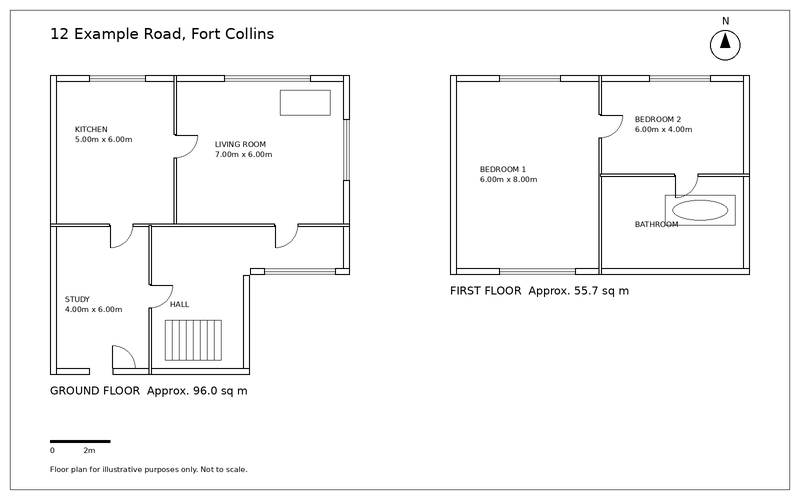
#> input picture docs/images/plan-sheet-double.png, 800 x 500 px, given in place of 01_home.png, which was not available
$ python readme_images.py ../docs/images/plan-sheet-double.png
#> lines starting #> are read from the running program, lines starting #| are printed output that depends on the picture
#!/usr/bin/env python3
"""Regenerate the pictures in docs/images/ used by README.md.

    pio test -e native && sim/run.sh && python tools/build_artifact.py
    python tools/readme_images.py

Every picture comes from the project's own code: device screens from the desktop simulator
(sim/), the hero from the WebAssembly build of the device app (dist/artifact.html), and the
tracing figures from the setup page (web/index.html) run on generated plan sheets. Needs
Pillow and Playwright with Chrome.
"""
import json
import os
import sys
import tempfile

from PIL import Image
from playwright.sync_api import sync_playwright

ROOT = os.path.dirname(os.path.dirname(os.path.abspath(__file__)))
OUT = os.path.join(ROOT, "docs", "images")
SIM = os.path.join(ROOT, "sim", "out")
sys.path.insert(0, os.path.join(ROOT, "test", "web"))
import make_plans as mp  # noqa: E402

# simulator frame -> README name
SCREENS = {
    "01_home": "screen-home",
    "03_place_2d": "screen-place-2d",
    "05_place_iso_height": "screen-place-height",
    "07_bind_list": "screen-bind",
    "09_survey_2d": "screen-survey-2d",
    "08_survey_iso": "screen-survey-iso",
    "11_view_field_iso_rotated": "screen-view-iso",
    "12_view_field_2d_best": "screen-view-2d",
    "13_view_field_2d_router": "screen-view-router",
    "14_view_dots_iso_router": "screen-view-dots",
    "15_view_mesh_split_iso": "screen-mesh-iso",
    "16_view_mesh_split_2d": "screen-mesh-2d",
    "17_sample_detail": "screen-detail",
    "18_view_basement_iso": "screen-basement",
}


def screens():
    for src, dst in SCREENS.items():
        im = Image.open(os.path.join(SIM, src + ".png")).convert("RGB")
#> im is the input picture: PIL image 800x500 RGB; min 0, max 255, mean 247.5
        im.resize((640, 480), Image.LANCZOS).save(os.path.join(OUT, dst + ".png"), optimize=True)
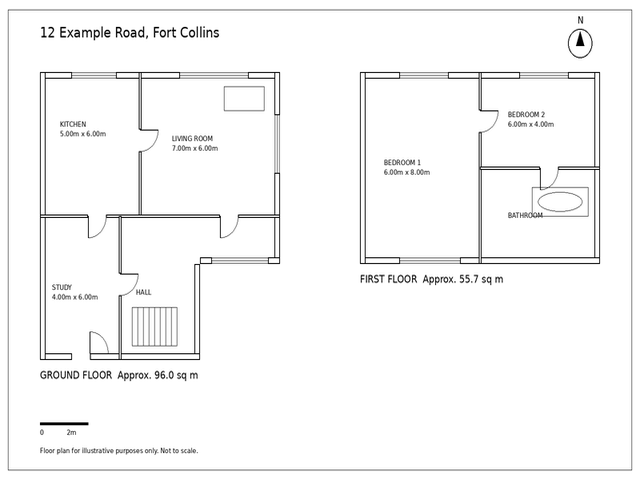
#> saved as screen-home.png: PIL image 640x480 RGB; min 0, max 255, mean 247.1
#> pass 2 of the loop in screens, `for src, dst in SCREENS.items():`:
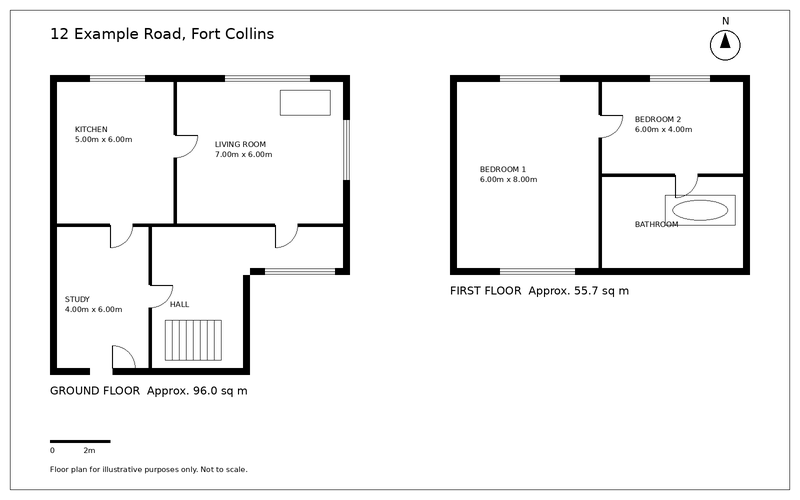
#> input picture docs/images/plan-sheet-solid.png, 800 x 500 px, given in place of 03_place_2d.png, which was not available
#> in screens, im is the input picture: PIL image 800x500 RGB; min 0, max 255, mean 241.8
#> in screens, `im.resize((640, 480), Image.LANCZOS).save(os.path.join(OUT, dst + ".pn..`:
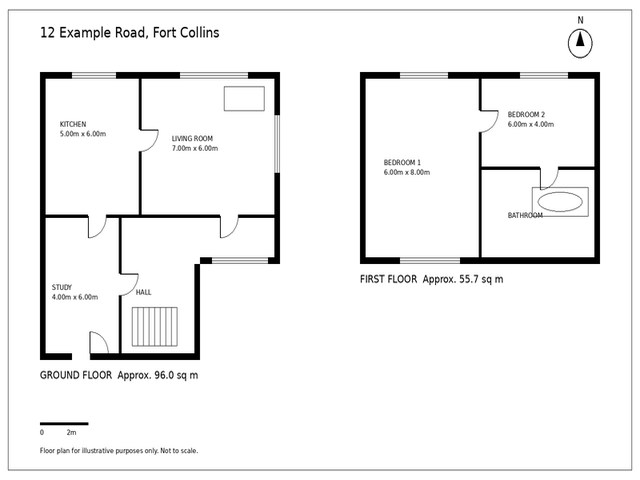
#> saved as screen-place-2d.png: PIL image 640x480 RGB; min 0, max 255, mean 241.6


# [104 lines left out: functions tap_fn, hero, traces, not called in this run]


def main():
    os.makedirs(OUT, exist_ok=True)
    screens()
    with sync_playwright() as pw:
        b = pw.chromium.launch(channel="chrome", headless=True)
        hero(b)
        traces(b)
        b.close()
    for f in sorted(os.listdir(OUT)):
        print("%-28s %4d KB" % (f, os.path.getsize(os.path.join(OUT, f)) // 1024))


if __name__ == "__main__":
#> (the run stopped early here; a loop or call above may not have finished)
